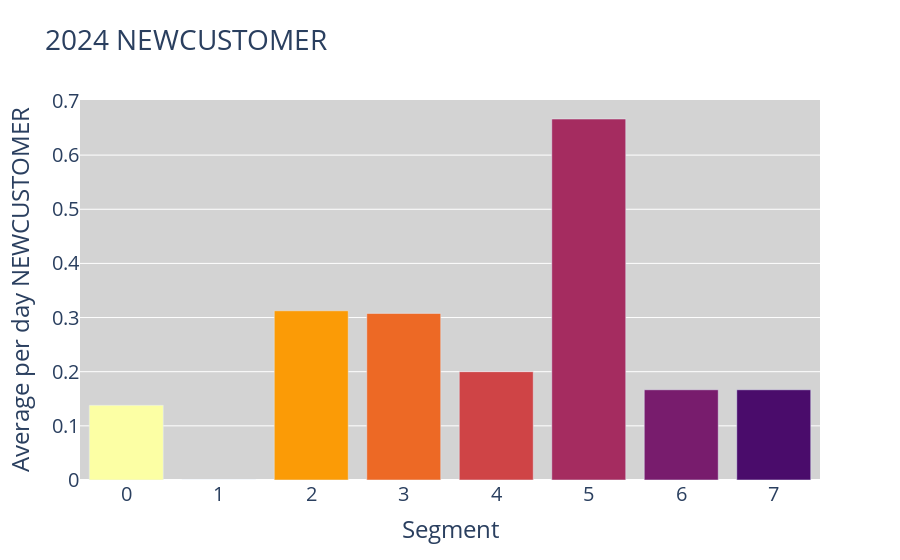
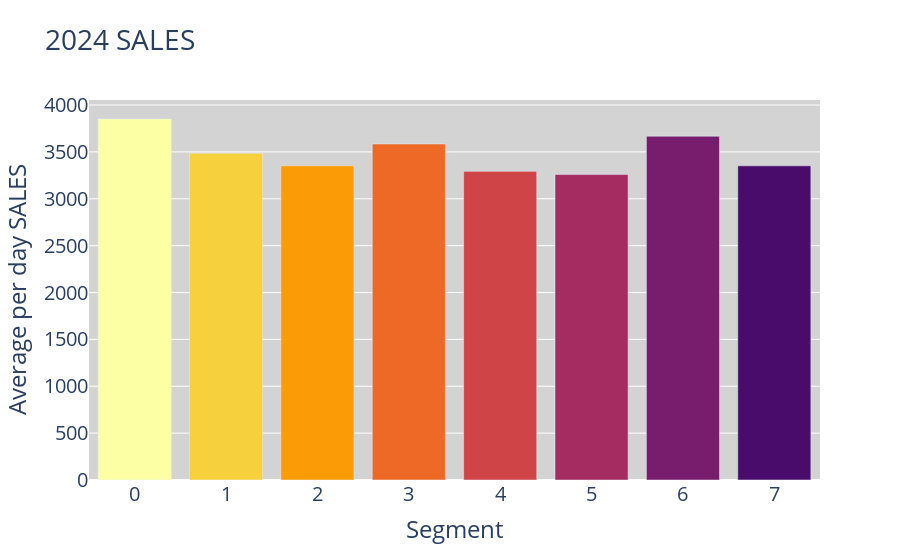
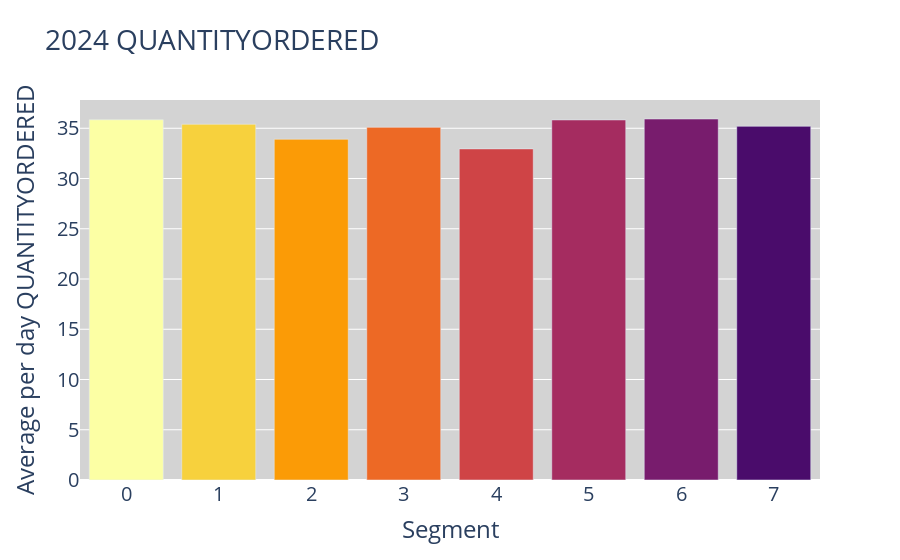
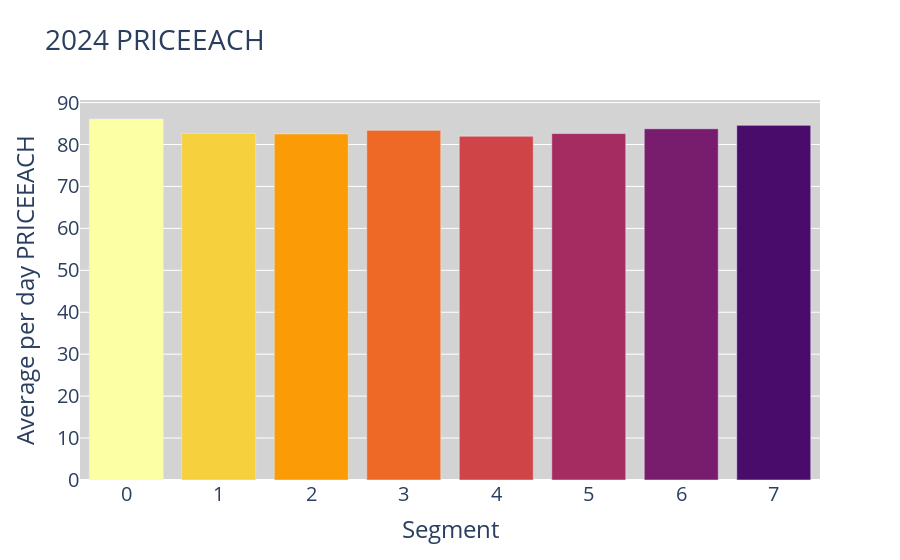

Here is the notebook cell these charts were saved with, in order:
### Code cell
import plotly.express as px

# Exclude 'kmeans_labels' from the list of metrics
metrics = temp_df.columns[1:]

# Create separate bar plots for each metric with gradients of blues
for metric in metrics:
    fig = px.bar(temp_df, x='kmeans_labels', y=metric,
                 labels={'kmeans_labels': 'Segment', metric: f'Average per day {metric}'},
                 title=f'2024 {metric}')

    # Define a custom color scale ranging from dark to light blue
    num_segments = len(temp_df['kmeans_labels'].unique())
    colors = px.colors.sequential.Inferno[::-1]  # Reverse the default Blues color scale
   
    # Assign colors to segments based on their order
    segment_colors = {label: colors[i % len(colors)] for i, label in enumerate(temp_df['kmeans_labels'].unique())}
   
    fig.update_traces(marker=dict(
       color=[segment_colors[label] for label in temp_df['kmeans_labels']]
    ))
    # Update the y-axis title for the 'PlayerCount' column
    if metric == 'PlayerCount':
        fig.update_yaxes(title=f'Full-period {metric}', tickfont=dict(size=20))
    elif metric == 'CRM_sum':
        fig.update_yaxes(title=f'Full-period {metric}', tickfont=dict(size=20))
    elif metric == 'NetWin_sum':
        fig.update_yaxes(title=f'Full-period {metric}', tickfont=dict(size=20))
    elif metric == 'Frequency%WA':
        fig.update_yaxes(title=f'Weighted Average per day', tickfont=dict(size=20), tickformat='.0%')
    else:
        fig.update_yaxes(title=f'Average per day {metric}', tickfont=dict(size=20))
    # Set the background color of the entire plot
    fig.update_layout(plot_bgcolor='lightgray', font=dict(size=20))
     # Remove decimals from x-axis labels
    fig.update_xaxes(type='category', categoryorder='category ascending', tickfont=dict(size=20))
    fig.show()

### Figure 1 — Plotly figure (JSON) as saved in the notebook; plotly's stock layout.template omitted (floating-point values rounded to 4 significant figures)
{"data": [{"alignmentgroup": "True", "hovertemplate": "Segment=%{x}<br>Average per day NEWCUSTOMER=%{y}<extra></extra>", "legendgroup": "", "marker": {"color": ["#fcffa4", "#f7d13d", "#fb9b06", "#ed6925", "#cf4446", "#a52c60", "#781c6d", "#4a0c6b"], "pattern": {"shape": ""}}, "name": "", "offsetgroup": "", "orientation": "v", "showlegend": false, "textposition": "auto", "type": "bar", "x": [0, 1, 2, 3, 4, 5, 6, 7], "xaxis": "x", "y": [0.1379, 0, 0.3125, 0.3077, 0.2, 0.6667, 0.1667, 0.1667], "yaxis": "y"}], "layout": {"barmode": "relative", "font": {"size": 20}, "legend": {"tracegroupgap": 0}, "plot_bgcolor": "lightgray", "title": {"text": "2024 NEWCUSTOMER"}, "xaxis": {"anchor": "y", "categoryorder": "category ascending", "domain": [0, 1], "tickfont": {"size": 20}, "title": {"text": "Segment"}, "type": "category"}, "yaxis": {"anchor": "x", "domain": [0, 1], "tickfont": {"size": 20}, "title": {"text": "Average per day NEWCUSTOMER"}}}}

### Figure 2 — Plotly figure (JSON) as saved in the notebook; plotly's stock layout.template omitted (floating-point values rounded to 4 significant figures)
{"data": [{"alignmentgroup": "True", "hovertemplate": "Segment=%{x}<br>Average per day SALES=%{y}<extra></extra>", "legendgroup": "", "marker": {"color": ["#fcffa4", "#f7d13d", "#fb9b06", "#ed6925", "#cf4446", "#a52c60", "#781c6d", "#4a0c6b"], "pattern": {"shape": ""}}, "name": "", "offsetgroup": "", "orientation": "v", "showlegend": false, "textposition": "auto", "type": "bar", "x": [0, 1, 2, 3, 4, 5, 6, 7], "xaxis": "x", "y": [3851.0, 3485.0, 3351.0, 3584.0, 3293.0, 3260.0, 3667.0, 3351.0], "yaxis": "y"}], "layout": {"barmode": "relative", "font": {"size": 20}, "legend": {"tracegroupgap": 0}, "plot_bgcolor": "lightgray", "title": {"text": "2024 SALES"}, "xaxis": {"anchor": "y", "categoryorder": "category ascending", "domain": [0, 1], "tickfont": {"size": 20}, "title": {"text": "Segment"}, "type": "category"}, "yaxis": {"anchor": "x", "domain": [0, 1], "tickfont": {"size": 20}, "title": {"text": "Average per day SALES"}}}}

### Figure 3 — Plotly figure (JSON) as saved in the notebook; plotly's stock layout.template omitted (floating-point values rounded to 4 significant figures)
{"data": [{"alignmentgroup": "True", "hovertemplate": "Segment=%{x}<br>Average per day QUANTITYORDERED=%{y}<extra></extra>", "legendgroup": "", "marker": {"color": ["#fcffa4", "#f7d13d", "#fb9b06", "#ed6925", "#cf4446", "#a52c60", "#781c6d", "#4a0c6b"], "pattern": {"shape": ""}}, "name": "", "offsetgroup": "", "orientation": "v", "showlegend": false, "textposition": "auto", "type": "bar", "x": [0, 1, 2, 3, 4, 5, 6, 7], "xaxis": "x", "y": [35.85, 35.39, 33.91, 35.09, 32.95, 35.83, 35.92, 35.19], "yaxis": "y"}], "layout": {"barmode": "relative", "font": {"size": 20}, "legend": {"tracegroupgap": 0}, "plot_bgcolor": "lightgray", "title": {"text": "2024 QUANTITYORDERED"}, "xaxis": {"anchor": "y", "categoryorder": "category ascending", "domain": [0, 1], "tickfont": {"size": 20}, "title": {"text": "Segment"}, "type": "category"}, "yaxis": {"anchor": "x", "domain": [0, 1], "tickfont": {"size": 20}, "title": {"text": "Average per day QUANTITYORDERED"}}}}

### Figure 4 — Plotly figure (JSON) as saved in the notebook; plotly's stock layout.template omitted (floating-point values rounded to 4 significant figures)
{"data": [{"alignmentgroup": "True", "hovertemplate": "Segment=%{x}<br>Average per day PRICEEACH=%{y}<extra></extra>", "legendgroup": "", "marker": {"color": ["#fcffa4", "#f7d13d", "#fb9b06", "#ed6925", "#cf4446", "#a52c60", "#781c6d", "#4a0c6b"], "pattern": {"shape": ""}}, "name": "", "offsetgroup": "", "orientation": "v", "showlegend": false, "textposition": "auto", "type": "bar", "x": [0, 1, 2, 3, 4, 5, 6, 7], "xaxis": "x", "y": [86.08, 82.66, 82.53, 83.37, 81.98, 82.62, 83.76, 84.58], "yaxis": "y"}], "layout": {"barmode": "relative", "font": {"size": 20}, "legend": {"tracegroupgap": 0}, "plot_bgcolor": "lightgray", "title": {"text": "2024 PRICEEACH"}, "xaxis": {"anchor": "y", "categoryorder": "category ascending", "domain": [0, 1], "tickfont": {"size": 20}, "title": {"text": "Segment"}, "type": "category"}, "yaxis": {"anchor": "x", "domain": [0, 1], "tickfont": {"size": 20}, "title": {"text": "Average per day PRICEEACH"}}}}
